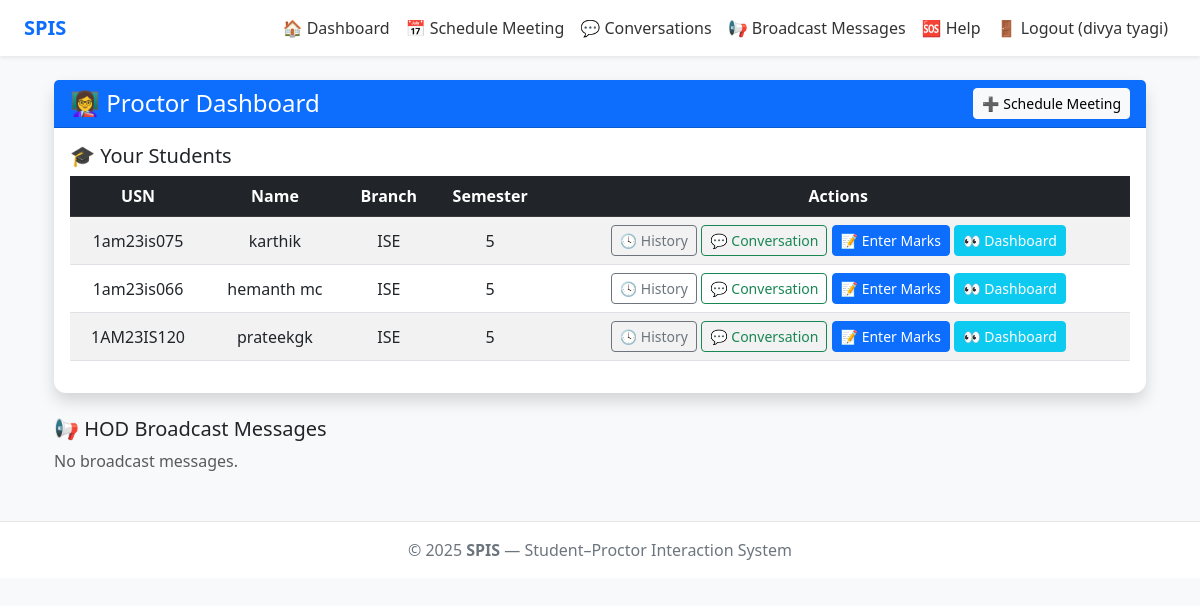
The app's page /proctor/dashboard/ (signed in) with its own data.
### core/models.py (models this page shows, shortened)
class StudentProfile(models.Model):
    user = models.OneToOneField(User, on_delete=models.CASCADE)
    usn = models.CharField(max_length=20)
    branch = models.CharField(max_length=50)
    semester = models.IntegerField(default=1)
    section = models.CharField(max_length=5, blank=True, null=True)
    blood_group = models.CharField(max_length=5, blank=True, null=True)
    dob = models.DateField(blank=True, null=True)
    phone = models.CharField(max_length=15, blank=True, null=True)
    email = models.EmailField(blank=True, null=True)
    father_name = models.CharField(max_length=100, blank=True, null=True)
    father_phone = models.CharField(max_length=15, blank=True, null=True)
    mother_name = models.CharField(max_length=100, blank=True, null=True)
    mother_phone = models.CharField(max_length=15, blank=True, null=True)
    permanent_address = models.TextField(blank=True, null=True)
    local_address = models.TextField(blank=True, null=True)
    first_year_fee = models.DecimalField(max_digits=10, decimal_places=2, blank=True, null=True)
    second_year_fee = models.DecimalField(max_digits=10, decimal_places=2, blank=True, null=True)
    third_year_fee = models.DecimalField(max_digits=10, decimal_places=2, blank=True, null=True)
    fourth_year_fee = models.DecimalField(max_digits=10, decimal_places=2, blank=True, null=True)
    proctor = models.ForeignKey(User, on_delete=models.SET_NULL, null=True, related_name='students')

### core/views.py (the view)
# urls.py: path('proctor/dashboard/', views.proctor_dashboard, name='proctor_dashboard'),
@login_required
def proctor_dashboard(request):
    if not (is_proctor(request.user) or request.user.is_superuser):
        return HttpResponseForbidden('Not allowed')
    proctor = getattr(request.user, "proctorprofile", None)
    students = StudentProfile.objects.filter(proctor=request.user)
    meetings = MeetingRecord.objects.filter(
        created_by=proctor
    ).order_by('-datetime')
    proctor_department = proctor.department if hasattr(proctor, "department") else None
    broadcasts = BroadcastMessage.objects.filter(
        department=proctor_department
    ).order_by("-timestamp")
    return render(request, 'core/proctor_dashboard.html', {
        'proctor': proctor,
        'students': students,
        'meetings': meetings,
        'broadcasts': broadcasts,
    })

### core/templatetags/custom_tags.py (called while the page is built)
@register.filter
def has_attr(obj, attr):
    return hasattr(obj, attr)

@register.filter
def has_group(user, group_name):
    return user.groups.filter(name=group_name).exists()

### core/views.py (called while the page is built)
def is_proctor(user): return hasattr(user, 'proctorprofile')

### core/templates/core/proctor_dashboard.html (shortened to what this page needs)
{% extends 'core/base.html' %}
{% load static %}
{% load custom_tags %}
{% block content %}
<div class="container mt-4">
  <div class="card shadow border-0 mb-4">
    <div class="card-header bg-primary text-white d-flex justify-content-between align-items-center">
      <h4 class="mb-0">👩‍🏫 Proctor Dashboard</h4>
      <a href="{% url 'meeting_schedule' %}" class="btn btn-light btn-sm">➕ Schedule Meeting</a>
    </div>
    <div class="card-body">
      <h5>🎓 Your Students</h5>
      {% if students %}
        <table class="table table-striped table-hover">
          <thead class="table-dark">
            <tr>
              <th>USN</th>
              <th>Name</th>
              <th>Branch</th>
              <th>Semester</th>
              <th>Actions</th>
            </tr>
          </thead>
          <tbody>
            {% for student in students %}
              <tr>
                <td>{{ student.usn }}</td>
                <td>{{ student.user.username }}</td>
                <td>{{ student.branch }}</td>
                <td>{{ student.semester }}</td>
                <td>
                  <a href="{% url 'student_history' student.usn %}"
                     class="btn btn-sm btn-outline-secondary">🕓 History</a>
                  <a href="{% url 'direct_messages' %}?usn={{ student.usn }}"
                     class="btn btn-sm btn-outline-success">💬 Conversation</a>
                  <a href="{% url 'proctor_select_semester' student.usn %}"
                     class="btn btn-sm btn-primary">📝 Enter Marks</a>
                  <a href="{% url 'proctor_view_student_dashboard' student.usn %}"
                     class="btn btn-sm btn-info text-white">👀 Dashboard</a>
                </td>
              </tr>
            {% endfor %}
          </tbody>
        </table>
      {% else %}
        <p class="text-muted">No students assigned to you yet.</p>
      {% endif %}
    </div>
  </div>
  <h5 class="mt-4">📢 HOD Broadcast Messages</h5>
  {% for b in broadcasts %}
    <div class="alert alert-info">
      <strong>{{ b.sender.username }}:</strong><br>
      {{ b.content }}<br>
      <small class="text-muted">{{ b.timestamp|date:"d M Y h:i A" }}</small>
    </div>
  {% empty %}
    <p class="text-muted">No broadcast messages.</p>
  {% endfor %}
</div>
{% endblock %}

### core/templates/core/base.html (shortened to what this page needs)
{% load static %}
{% load custom_tags %}
<!doctype html>
<html lang="en">
<head>
  <link href="https://cdn.jsdelivr.net/npm/bootstrap@5.3.0/dist/css/bootstrap.min.css" rel="stylesheet">
</head>
<body>
<nav class="navbar navbar-expand-lg navbar-light bg-white shadow-sm sticky-top">
  <div class="container-fluid px-4">
    <a class="navbar-brand" href="{% url 'index' %}">SPIS</a>
    <div class="collapse navbar-collapse" id="navbarNav">
      <ul class="navbar-nav ms-auto">
        {% if user.is_authenticated %}
          {% if user|has_attr:"studentprofile" %}
            <li class="nav-item"><a class="nav-link" href="{% url 'student_dashboard' %}">🏠 Dashboard</a></li>
            <li class="nav-item"><a class="nav-link" href="{% url 'student_history' user.studentprofile.usn %}">📘 My Profile</a></li>
            <li class="nav-item"><a class="nav-link" href="{% url 'student_meetings' %}">📅 My Meetings</a></li>
            <li class="nav-item"><a class="nav-link" href="{% url 'student_info_upload' user.studentprofile.usn %}">✏️ Update Info</a></li>
            <li class="nav-item"><a class="nav-link" href="{% url 'direct_messages' %}">💬 Chat</a></li>
            <li class="nav-item"><a class="nav-link" href="{% url 'student_broadcasts' %}">📢 Broadcast Messages</a></li>
         {% elif user|has_attr:"proctorprofile" %}
    <li class="nav-item">
        <a class="nav-link" href="{% url 'proctor_dashboard' %}">🏠 Dashboard</a>
    </li>
    <li class="nav-item">
        <a class="nav-link" href="{% url 'meeting_schedule' %}">📅 Schedule Meeting</a>
    </li>
    <li class="nav-item">
        <a class="nav-link" href="{% url 'direct_messages' %}">💬 Conversations</a>
    </li>
    <li class="nav-item">
        <a class="nav-link" href="{% url 'student_broadcasts' %}">📢 Broadcast Messages</a>
    </li>
          {% elif user.is_superuser %}
            <li class="nav-item"><a class="nav-link" href="{% url 'index' %}">🏠 Admin Home</a></li>
          {% endif %}
          <li class="nav-item"><a class="nav-link" href="{% url 'help' %}">🆘 Help</a></li>
          <li class="nav-item">
            <a class="nav-link text-danger" href="{% url 'logout' %}">
              🚪 Logout ({{ user.username }})
            </a>
          </li>
        {% endif %}
      </ul>
    </div>
  </div>
</nav>
<div class="container mt-4 mb-5">
  {% block content %}{% endblock %}
</div>
<footer class="text-center py-3">
  © {{ year|default:2025 }} <strong>SPIS</strong> — Student–Proctor Interaction System
</footer>
</body>
</html>

### core/templates/core/base.html (style rules this page uses)
body { background-color: #f8f9fa; font-family: 'Segoe UI', Tahoma, Geneva, Verdana, sans-serif; }
.navbar-brand { font-weight: bold; color: #0d6efd !important; }
.nav-link { color: #333 !important; }
footer { background: #fff; border-top: 1px solid #e5e5e5; color: #6c757d; }

### core/templates/core/proctor_dashboard.html (style rules this page uses)
.card { border-radius: 12px; }
table th, table td { vertical-align: middle; text-align: center; }

### records on screen
StudentProfile: usn "1am23is075", user.username "karthik", branch "ISE", semester "5"
StudentProfile: usn "1am23is066", user.username "hemanth mc", branch "ISE", semester "5"
StudentProfile: usn "1AM23IS120", user.username "prateekgk", branch "ISE", semester "5"

### other values on screen
{{ user.username }} "divya tyagi"
{{ year|default:2025 }} "2025"
